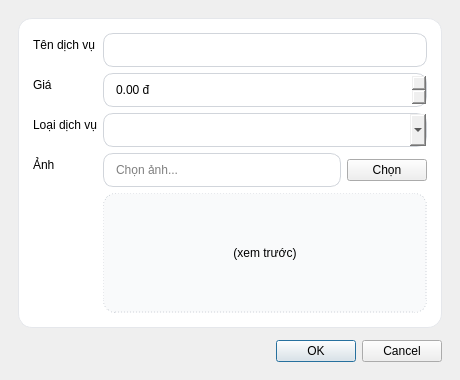
<?xml version="1.0" encoding="UTF-8"?>
<ui version="4.0">
 <class>ServiceDialog</class>
 <widget class="QDialog" name="ServiceDialog">
  <property name="windowTitle">
   <string>Dịch vụ</string>
  </property>
  <property name="minimumSize">
   <size>
    <width>460</width>
    <height>260</height>
   </size>
  </property>
  <layout class="QVBoxLayout" name="verticalLayout">
   <property name="leftMargin">
    <number>18</number>
   </property>
   <property name="topMargin">
    <number>18</number>
   </property>
   <property name="rightMargin">
    <number>18</number>
   </property>
   <property name="bottomMargin">
    <number>18</number>
   </property>
   <property name="spacing">
    <number>12</number>
   </property>
   <item>
    <widget class="QFrame" name="card">
     <property name="styleSheet">
      <string notr="true">QFrame#card{background:#ffffff;border:1px solid #e5e7eb;border-radius:14px;} QLineEdit, QComboBox, QDoubleSpinBox{padding:8px 10px;border:1px solid #d1d5db;border-radius:10px;} QLineEdit:focus, QComboBox:focus, QDoubleSpinBox:focus{border:1px solid #4293e6;}</string>
     </property>
     <layout class="QFormLayout" name="formLayout">
      <property name="leftMargin">
       <number>14</number>
      </property>
      <property name="topMargin">
       <number>14</number>
      </property>
      <property name="rightMargin">
       <number>14</number>
      </property>
      <property name="bottomMargin">
       <number>14</number>
      </property>
      <item row="0" column="0">
       <widget class="QLabel" name="labelName">
        <property name="text">
         <string>Tên dịch vụ</string>
        </property>
       </widget>
      </item>
      <item row="0" column="1">
       <widget class="QLineEdit" name="lineName"/>
      </item>
      <item row="1" column="0">
       <widget class="QLabel" name="labelPrice">
        <property name="text">
         <string>Giá</string>
        </property>
       </widget>
      </item>
      <item row="1" column="1">
       <widget class="QDoubleSpinBox" name="spinPrice">
        <property name="maximum">
         <double>10000000.000000000000000</double>
        </property>
        <property name="suffix">
         <string> đ</string>
        </property>
       </widget>
      </item>
      <item row="2" column="0">
       <widget class="QLabel" name="labelType">
        <property name="text">
         <string>Loại dịch vụ</string>
        </property>
       </widget>
      </item>
      <item row="2" column="1">
       <widget class="QComboBox" name="comboType"/>
      </item>
      <item row="3" column="0">
       <widget class="QLabel" name="labelImage">
        <property name="text">
         <string>Ảnh</string>
        </property>
       </widget>
      </item>
      <item row="3" column="1">
       <layout class="QHBoxLayout" name="imageLayout">
        <item>
         <widget class="QLineEdit" name="lineImage">
          <property name="placeholderText">
           <string>Chọn ảnh...</string>
          </property>
         </widget>
        </item>
        <item>
         <widget class="QPushButton" name="btnBrowseImage">
          <property name="text">
           <string>Chọn</string>
          </property>
         </widget>
        </item>
       </layout>
      </item>
      <item row="4" column="1">
       <widget class="QLabel" name="lblPreview">
        <property name="minimumSize">
         <size>
          <width>120</width>
          <height>120</height>
         </size>
        </property>
        <property name="styleSheet">
         <string notr="true">QLabel{border:1px dashed #d1d5db;border-radius:12px;background:#f9fafb;}</string>
        </property>
        <property name="alignment">
         <set>Qt::AlignCenter</set>
        </property>
        <property name="text">
         <string>(xem trước)</string>
        </property>
       </widget>
      </item>
     </layout>
    </widget>
   </item>
   <item>
    <widget class="QDialogButtonBox" name="buttonBox">
     <property name="standardButtons">
      <set>QDialogButtonBox::Cancel|QDialogButtonBox::Ok</set>
     </property>
    </widget>
   </item>
  </layout>
 </widget>
 <resources/>
 <connections/>
</ui>
